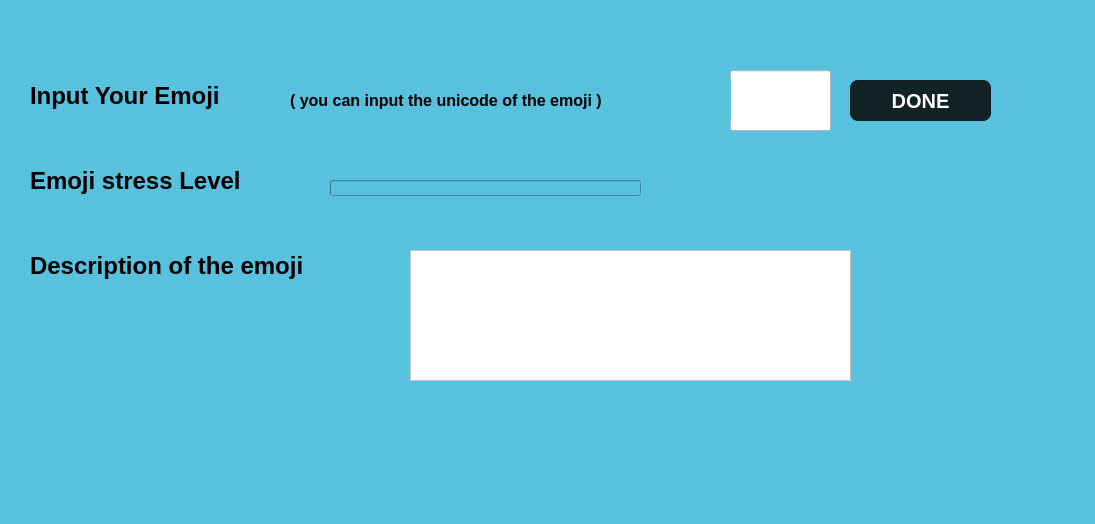
<?xml version="1.0" encoding="UTF-8"?>
<ui version="4.0">
 <class>MainWindow</class>
 <widget class="QMainWindow" name="MainWindow">
  <property name="geometry">
   <rect>
    <x>0</x>
    <y>0</y>
    <width>1095</width>
    <height>524</height>
   </rect>
  </property>
  <property name="windowTitle">
   <string>MainWindow</string>
  </property>
  <property name="styleSheet">
   <string notr="true">background-color: rgb(88, 193, 222);</string>
  </property>
  <widget class="QWidget" name="centralwidget">
   <widget class="QLabel" name="label">
    <property name="geometry">
     <rect>
      <x>30</x>
      <y>50</y>
      <width>271</width>
      <height>91</height>
     </rect>
    </property>
    <property name="font">
     <font>
      <family>MS Shell Dlg 2</family>
      <pointsize>18</pointsize>
      <weight>75</weight>
      <bold>true</bold>
      <underline>false</underline>
      <strikeout>false</strikeout>
     </font>
    </property>
    <property name="text">
     <string>Input Your Emoji</string>
    </property>
   </widget>
   <widget class="QPushButton" name="donebtn">
    <property name="geometry">
     <rect>
      <x>850</x>
      <y>80</y>
      <width>141</width>
      <height>41</height>
     </rect>
    </property>
    <property name="styleSheet">
     <string notr="true">QPushButton {
	box-shadow: 0px 10px 14px -7px #000000;
	background:linear-gradient(to bottom, #112126 5%, #636363 100%);
	background-color:#112126;
	border-radius:8px;
	display:inline-block;
	cursor:pointer;
	color:#ffffff;
	font-family:Arial;
	font-size:20px;
	font-weight:bold;
	padding:13px 32px;
	text-decoration:none;
	text-shadow:0px 1px 0px #000000;
}
QPushButton:hover {
	background:linear-gradient(to bottom, #636363 5%, #112126 100%);
	background-color:#636363;
}
QPushButton:active {
	position:relative;
	top:1px;
}</string>
    </property>
    <property name="text">
     <string>DONE</string>
    </property>
   </widget>
   <widget class="QProgressBar" name="elvl">
    <property name="geometry">
     <rect>
      <x>330</x>
      <y>180</y>
      <width>311</width>
      <height>16</height>
     </rect>
    </property>
    <property name="styleSheet">
     <string notr="true">color: rgb(55, 255, 41);</string>
    </property>
    <property name="maximum">
     <number>100</number>
    </property>
    <property name="value">
     <number>0</number>
    </property>
    <property name="textVisible">
     <bool>false</bool>
    </property>
    <property name="orientation">
     <enum>Qt::Horizontal</enum>
    </property>
    <property name="invertedAppearance">
     <bool>false</bool>
    </property>
   </widget>
   <widget class="QLabel" name="label_2">
    <property name="geometry">
     <rect>
      <x>30</x>
      <y>160</y>
      <width>281</width>
      <height>41</height>
     </rect>
    </property>
    <property name="font">
     <font>
      <pointsize>18</pointsize>
      <weight>75</weight>
      <bold>true</bold>
     </font>
    </property>
    <property name="text">
     <string>Emoji stress Level</string>
    </property>
   </widget>
   <widget class="QLabel" name="label_3">
    <property name="geometry">
     <rect>
      <x>300</x>
      <y>80</y>
      <width>151</width>
      <height>41</height>
     </rect>
    </property>
    <property name="font">
     <font>
      <pointsize>10</pointsize>
      <weight>75</weight>
      <italic>false</italic>
      <bold>true</bold>
     </font>
    </property>
    <property name="text">
     <string/>
    </property>
   </widget>
   <widget class="QLineEdit" name="einput">
    <property name="geometry">
     <rect>
      <x>730</x>
      <y>70</y>
      <width>101</width>
      <height>61</height>
     </rect>
    </property>
    <property name="toolTip">
     <string>&lt;html&gt;&lt;head/&gt;&lt;body&gt;&lt;p&gt;&lt;br/&gt;&lt;/p&gt;&lt;/body&gt;&lt;/html&gt;</string>
    </property>
    <property name="whatsThis">
     <string>&lt;html&gt;&lt;head/&gt;&lt;body&gt;&lt;p&gt;&lt;br/&gt;&lt;/p&gt;&lt;/body&gt;&lt;/html&gt;</string>
    </property>
    <property name="styleSheet">
     <string notr="true">background-color: rgb(255, 255, 255);</string>
    </property>
    <property name="text">
     <string/>
    </property>
   </widget>
   <widget class="QLabel" name="label_4">
    <property name="geometry">
     <rect>
      <x>290</x>
      <y>80</y>
      <width>441</width>
      <height>41</height>
     </rect>
    </property>
    <property name="font">
     <font>
      <pointsize>12</pointsize>
      <weight>75</weight>
      <bold>true</bold>
     </font>
    </property>
    <property name="text">
     <string>( you can input the unicode of the emoji )</string>
    </property>
   </widget>
   <widget class="QLabel" name="label_5">
    <property name="geometry">
     <rect>
      <x>30</x>
      <y>240</y>
      <width>401</width>
      <height>51</height>
     </rect>
    </property>
    <property name="font">
     <font>
      <pointsize>18</pointsize>
      <weight>75</weight>
      <bold>true</bold>
     </font>
    </property>
    <property name="text">
     <string>Description of the emoji</string>
    </property>
   </widget>
   <widget class="QTextEdit" name="edesc">
    <property name="geometry">
     <rect>
      <x>410</x>
      <y>250</y>
      <width>441</width>
      <height>131</height>
     </rect>
    </property>
    <property name="styleSheet">
     <string notr="true">background-color: rgb(255, 255, 255);</string>
    </property>
   </widget>
   <widget class="QLineEdit" name="error">
    <property name="geometry">
     <rect>
      <x>40</x>
      <y>410</y>
      <width>421</width>
      <height>81</height>
     </rect>
    </property>
    <property name="font">
     <font>
      <pointsize>16</pointsize>
      <weight>75</weight>
      <bold>true</bold>
     </font>
    </property>
    <property name="styleSheet">
     <string notr="true">border:none;</string>
    </property>
    <property name="openExternalLinks()" stdset="0">
     <bool>true</bool>
    </property>
   </widget>
  </widget>
  <widget class="QStatusBar" name="statusbar"/>
 </widget>
 <resources/>
 <connections/>
</ui>
